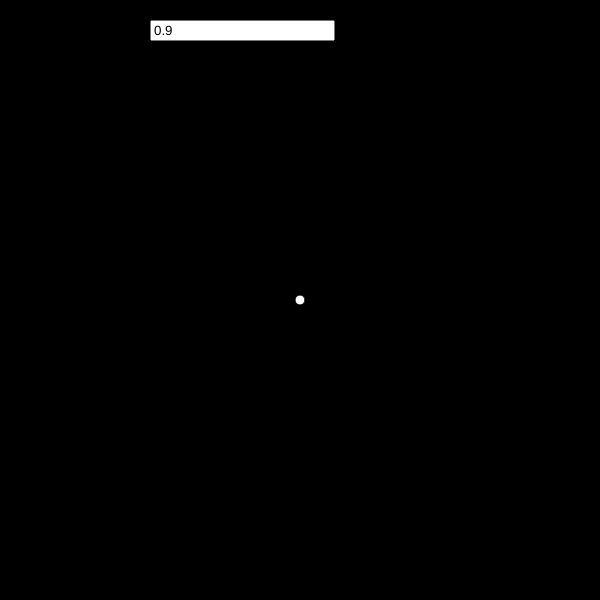
Frame 1 (no input)
Frame 60 (no input): identical to frame 1, image omitted
Frame 120 (the mouse pressed at the canvas centre since frame 60): identical to frame 1, image omitted

The p5.js sketch that drew this single still picture (run headless with seeded random() and noise() and a simulated clock; from frame 60 on, the mouse is pressed at the canvas centre):

// p5.js sketch
// ── sketch.js

var planets=[];
var c;

function setup(){
  createCanvas(600, 600);
  c = createInput();
  c.attribute("placeholder", "Eccentricity");
  c.attribute("value", "0.9");
  c.position(150, 20);

  ch = createElement("h2", "Eccentricity");
  ch.position(20, 1)
}

function draw(){
  background(0);
  ellipse(300,300,10,10);
  planets.forEach(function(planet){
    planet.render();
  });
  if(planets.length>0)
    if(frameCount-planets[0].i>=1200)
      planets.shift();
}

var Planet = function(x, y){
  this.i=frameCount;
  this.sign = Math.sign(x);
  this.distance = Math.sqrt(Math.pow(x, 2)+Math.pow(y, 2));
  this.theta = Math.atan(y/ x);
  this.w=this.distance/10;
  this.r=this.distance;

  this.points=[];

  this.x=this.sign*this.r*cos(this.theta);
  this.y=this.sign*this.r*sin(this.theta);

  this.c = parseFloat(c.value());
  this.c = random()>0.5?this.c:1/this.c;

  this.speed=random(40,120);
  this.rgb = [ random(50, 255), random(50, 255), random(50, 255)];
  this.render=function(){
    push();
    translate(300, 300);
    this.update();
    
    this.points.push([this.x, this.y]);
    fill(this.rgb[0], this.rgb[1], this.rgb[2], 60000/(frameCount-this.i));
    // noStroke();
    stroke(this.rgb[0], this.rgb[1], this.rgb[2],60000/(frameCount-this.i));
    //beginShape();
    for(let i=0; i<this.points.length; i++){
      point(this.points[i][0], this.points[i][1]);
    }
    // endShape();
    ellipse(this.x, this.y, this.w, this.w);
    pop();
  };
  this.update = function(){
    this.x=this.sign*this.r*cos((frameCount-this.i)/this.speed+this.theta)*this.c;
    this.y=this.sign*this.r*sin((frameCount-this.i)/this.speed+this.theta)*1/this.c;
  };
};


function mouseReleased(){
  let newPlanet = new Planet(map(mouseX,0,600,-300,300), map(mouseY,0,600,-300,300));
  planets.push(newPlanet);
}
